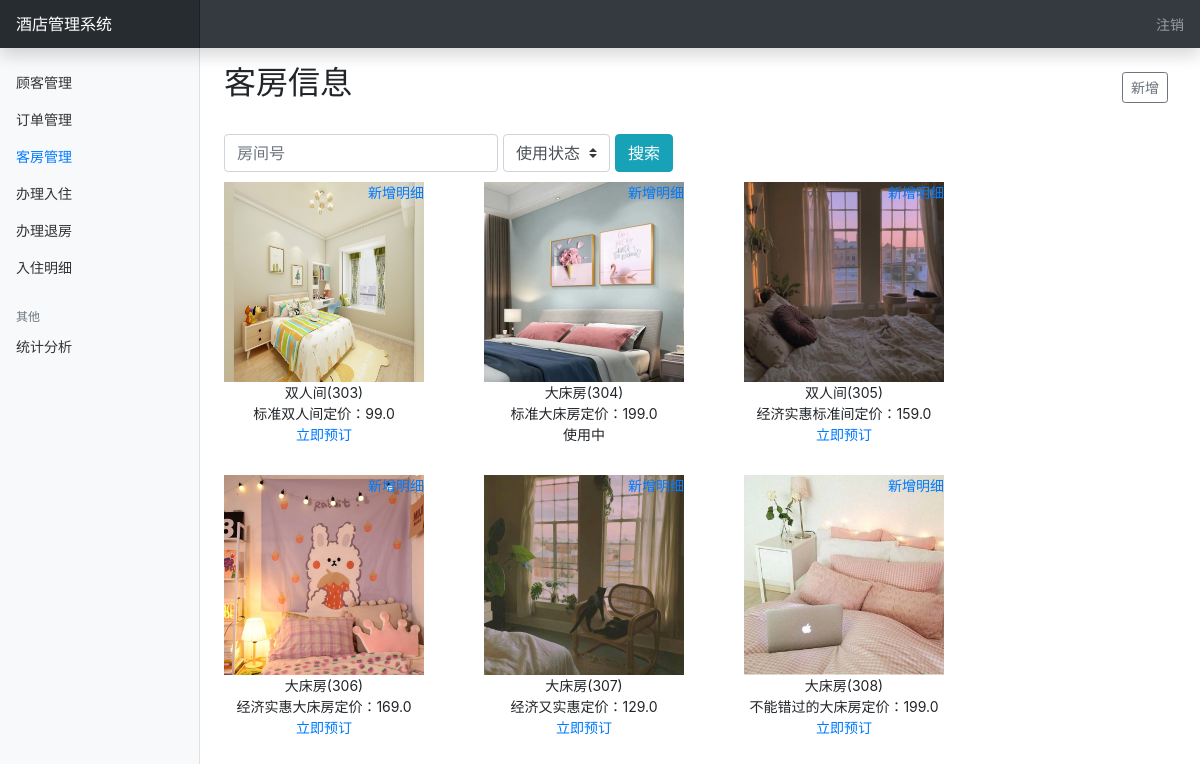
The page /rooms/list_rooms (signed in) on the database as committed earlier.
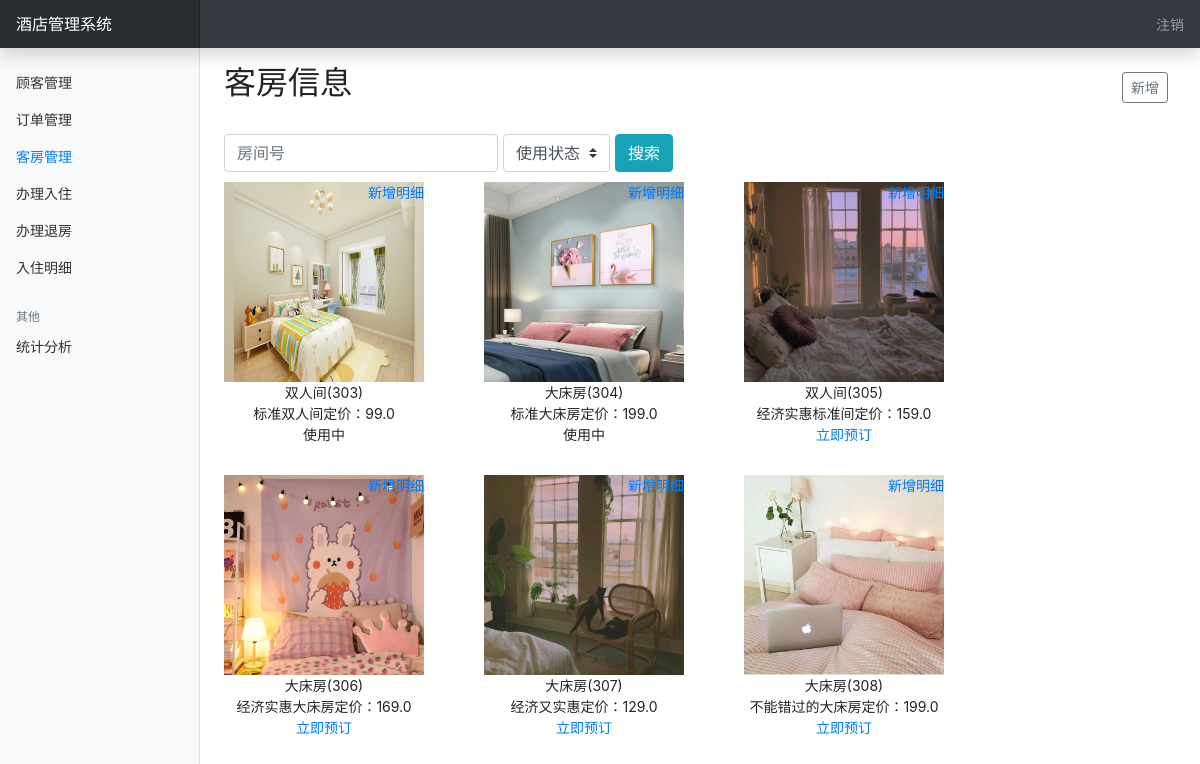
The same page on the database as committed later.
### rooms/models.py (models this page shows)
class Rooms(models.Model):
    id = models.AutoField(primary_key=True)  # 自增id主键
    room_type = models.CharField(max_length=20)  # 房间类型：单人间、双人房、大床房
    room_num = models.IntegerField()  # 房间号
    room_cover_pic = models.FileField(upload_to=user_directory_path, verbose_name="图片", null=True)  # 房间封面图片
    introduction = models.CharField(max_length=1024)  # 房间简介
    is_occupied = models.BooleanField()  # 房间是否被占用 0：否 1：是
    price = models.FloatField()  # 房间定价
    class Meta:
        db_table = 'rooms'

### rooms/views.py (the view)
# urls.py: path('list_rooms', views.list_rooms, name="list_rooms"),
@login_required
def list_rooms(request):
    rooms = Rooms.objects.all()
    room_num = request.GET.get("room_num")
    is_occupied = request.GET.get("is_occupied")
    if room_num is not None and room_num != "":
        rooms = rooms.filter(room_num__istartswith=room_num)
    if is_occupied is not None and is_occupied != "":
        rooms = rooms.filter(is_occupied=is_occupied)
    return render(request, "rooms/rooms.html", {"rooms": rooms, "user": request.user.username})

### templates/rooms/rooms.html (shortened to what this page needs)
{% extends "dashboard.html" %}
{% block room_manager %}
    <a class="nav-link active" href="{% url 'list_rooms' %}">
        客房管理 <span class="sr-only">(current)</span>
    </a>
{% endblock %}
{% block content %}
    <main role="main" class="col-md-9 ml-sm-auto col-lg-10 px-md-4">
        <div class="d-flex justify-content-between flex-wrap flex-md-nowrap align-items-center pt-3 pb-2 mb-3">
            <h1 class="h2">客房信息</h1>
            <div class="btn-toolbar mb-2 mb-md-0">
                <div class="btn-group mr-2">
                    <a href="{% url 'create_rooms' %}">
                        <button type="button" class="btn btn-sm btn-outline-secondary">新增</button>
                    </a>
                </div>
            </div>
        </div>
        <div style="margin-bottom: 10px">
            <form id="toolbar" class="form-inline" role="form" method="get">
                <div class="form-group">
                    <input style="margin-right: 5px" type="text" id="room_num" name="room_num"
                           class="form-control" placeholder="房间号">
                </div>
                <div class="form-group">
                    <select style="margin-right: 5px" name="is_occupied" class="custom-select" id="is_occupied" size="1">
                        <option value="">使用状态</option>
                    </select>
                </div>
                <button type="submit" id="search" class="btn btn-default btn-info">搜索</button>
            </form>
        </div>
        <div style="display: flex;flex-wrap:wrap">
            {% for room in rooms %}
                <div style="position:relative;margin-right:60px;margin-bottom: 30px;text-align:center;display: inline-grid">
                    <a href="{% url 'create_room_detail' room.id %}">
                        <span style="position:absolute;top: 0;right: 0">新增明细</span>
                    </a>
                    <a href="{% url 'list_room_details' room.id %}">
                        <img width="200px" height="200px" src="/media/{{ room.room_cover_pic }}">
                    </a>
                    {{ room.room_type }}({{ room.room_num }})
                    <br>
                    {{ room.introduction }}定价：{{ room.price }}
                    <br>
                    {% if room.is_occupied %}
                        使用中
                    {% else %}
                        <a href="{% url 'create_order' room.id %}">立即预订</a>
                    {% endif %}
                </div>
            {% endfor %}
        </div>
    </main>
{% endblock %}

### templates/dashboard.html (shortened to what this page needs)
<!doctype html>
<html lang="en">
<head>
    <link href="/static/bootstrap/css/bootstrap.min.css" rel="stylesheet">
    <link href="/static/bootstrap/css/dashboard.css" rel="stylesheet">
</head>
<body>
<nav class="navbar navbar-dark sticky-top bg-dark flex-md-nowrap p-0 shadow">
    <a class="navbar-brand col-md-3 col-lg-2 mr-0 px-3" href="#">酒店管理系统</a>
    <ul class="navbar-nav px-3">
        <li class="nav-item text-nowrap">
            <a class="nav-link" href="{% url 'logout' %}">注销</a>
        </li>
    </ul>
</nav>
<div class="container-fluid">
    <div class="row">
        <nav id="sidebarMenu" class="col-md-3 col-lg-2 d-md-block bg-light sidebar collapse">
            <div class="sidebar-sticky pt-3">
                <ul class="nav flex-column">
                    <li class="nav-item">
                        {% block customer_manager %}
                            {% if user == 'admin' %}
                                <a class="nav-link" href="{% url 'list_customers' %}">
                                    顾客管理 <span class="sr-only">(current)</span>
                                </a>
                            {% endif %}
                        {% endblock %}
                    </li>
                    <li class="nav-item">
                        {% block order_manager %}
                            {% if user == 'admin' %}
                                <a class="nav-link" href="{% url 'list_orders' %}">
                                    订单管理
                                </a>
                            {% endif %}
                        {% endblock %}
                    </li>
                    <li class="nav-item">
                        {% block room_manager %}{% endblock %}
                    </li>
                    <li class="nav-item">
                        {% block room_checkin_manager %}
                            {% if user == 'admin' %}
                                <a class="nav-link" href="{% url 'list_room_checkins' %}">
                                    办理入住
                                </a>
                            {% endif %}
                        {% endblock %}
                    </li>
                    {% block room_checkout_manager %}
                        {% if user == 'admin' %}
                            <li class="nav-item">
                                <a class="nav-link" href="{% url 'list_room_checkouts' %}">
                                    办理退房
                                </a>
                            </li>
                        {% endif %}
                    {% endblock %}
                    <li class="nav-item">
                        {% block checkin_customers %}
                            {% if user == 'admin' %}
                                <a class="nav-link" href="{% url 'list_checkin_customers' %}">
                                    入住明细
                                </a>
                            {% endif %}
                        {% endblock %}
                    </li>
                </ul>
                <h6 class="sidebar-heading d-flex justify-content-between align-items-center px-3 mt-4 mb-1 text-muted">
                    <span>其他</span>
                </h6>
                <ul class="nav flex-column mb-2">
                    <li class="nav-item">
                        {% block statistics %}
                            <a class="nav-link" href="{% url 'statistics' %}">
                                统计分析
                            </a>
                        {% endblock %}
                    </li>
                </ul>
            </div>
        </nav>
        {% load static %}
        {% block content %}{% endblock %}
    </div>
</div>
</body>
</html>

Rows that differ between the two databases and show on the page:
changed Rooms "标准双人间": is_occupied "立即预订" → "使用中"
